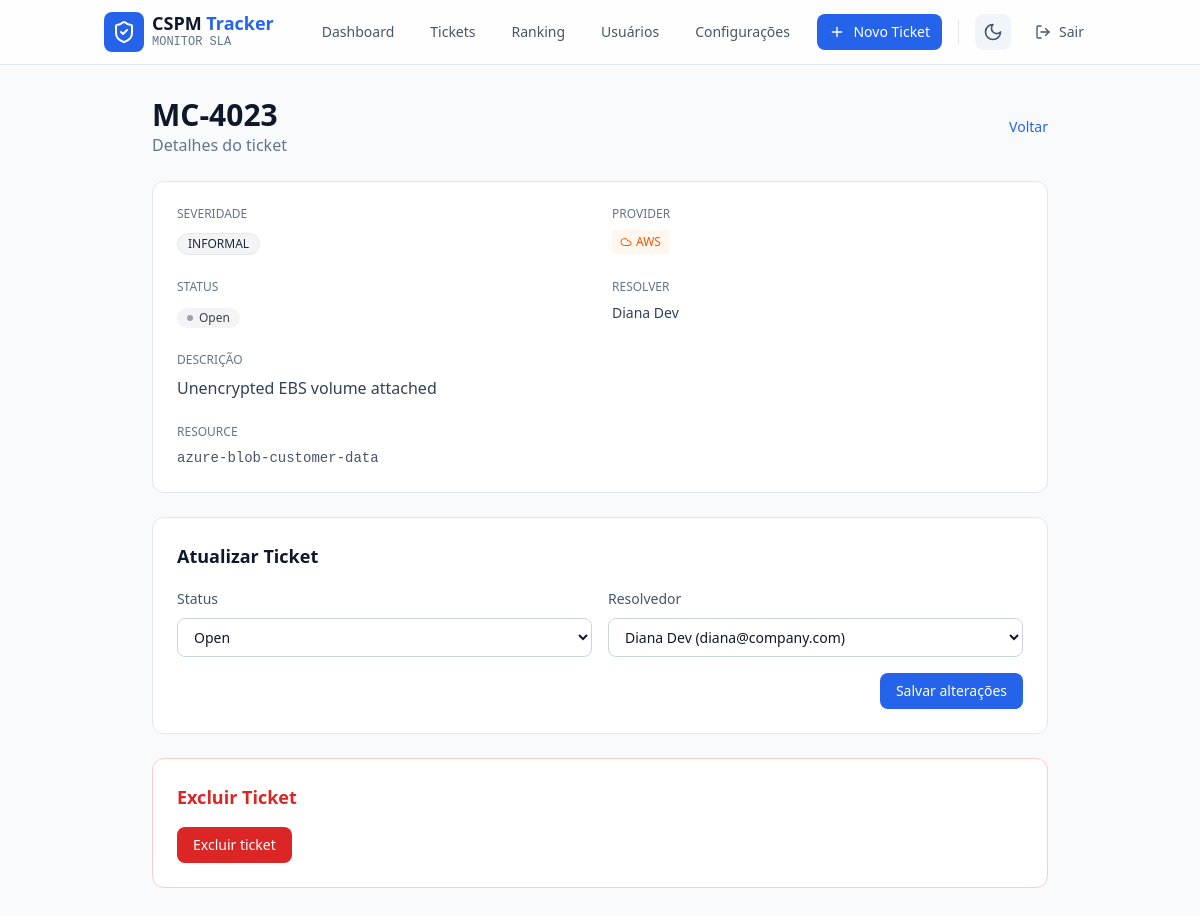
The app's page /ticket/MC-4023 (signed in) with its own data.
### flask_app/models.py (models this page shows)
class Misconfiguration(db.Model):
    __tablename__ = "misconfigurations"
    id = db.Column(db.Integer, primary_key=True)
    ticket_id = db.Column(db.String(40), unique=True, nullable=False)
    severity = db.Column(db.String(20), nullable=False)
    provider = db.Column(db.String(20), nullable=False)
    resource = db.Column(db.String(255), nullable=False)
    description = db.Column(db.String(500), nullable=False)
    resolver_id = db.Column(db.Integer, db.ForeignKey("resolvers.id"), nullable=True)
    status = db.Column(db.String(20), nullable=False)
    sla_deadline = db.Column(db.DateTime, nullable=False)
    detected_at = db.Column(db.DateTime, nullable=False)
    crowdstrike_id = db.Column(db.String(40), nullable=False)
    resolver = db.relationship("Resolver", back_populates="tickets")

class Resolver(db.Model):
    __tablename__ = "resolvers"
    id = db.Column(db.Integer, primary_key=True)
    name = db.Column(db.String(120), nullable=False)
    email = db.Column(db.String(160), unique=True, nullable=False)
    tickets = db.relationship("Misconfiguration", back_populates="resolver", lazy=True)

### flask_app/app.py (the view, shortened to what this page needs)
    @app.route("/ticket/<ticket_id>", methods=["GET", "POST"])
    @login_required
    def ticket_detail(ticket_id):
        ticket = Misconfiguration.query.filter_by(ticket_id=ticket_id).first_or_404()
        resolvers = Resolver.query.order_by(Resolver.name.asc()).all()
        return render_template("ticket_detail.html", ticket=ticket, resolvers=resolvers)

### flask_app/models.py (called while the page is built)
    @property
    def is_admin(self):
        return self.role == "admin"

### flask_app/utils.py (called while the page is built, shortened)
def seed_default_admin():
    default_username = "lucasadmin"
    default_password = "Molurus8@"
    existing = User.query.filter_by(username=default_username).first()
    if not existing:
        user = User(username=default_username, role="admin")
        user.set_password(default_password)
        db.session.add(user)
        db.session.commit()

def seed_mock_data_if_empty():
    if Misconfiguration.query.first():
        return

### flask_app/templates/ticket_detail.html (shortened to what this page needs)
{% extends "base.html" %}
{% set show_header = true %}
{% block content %}
  {% from "partials/badges.html" import severity_badge, status_badge, provider_badge %}
  <div class="max-w-4xl mx-auto space-y-6">
    <div class="flex items-center justify-between">
      <div>
        <h1 class="text-3xl font-bold text-slate-900 dark:text-white">{{ ticket.ticket_id }}</h1>
        <p class="text-slate-500 dark:text-slate-400">Detalhes do ticket</p>
      </div>
      <a href="{{ url_for('misconfigurations') }}" class="text-sm text-blue-600 dark:text-blue-400 hover:underline">
        Voltar
      </a>
    </div>
    <div class="bg-white dark:bg-slate-800 rounded-xl border border-slate-200 dark:border-slate-700 p-6">
      <div class="grid grid-cols-1 md:grid-cols-2 gap-6">
        <div>
          <p class="text-xs uppercase text-slate-500 dark:text-slate-400">Severidade</p>
          <div class="mt-2">{{ severity_badge(ticket.severity) }}</div>
        </div>
        <div>
          <p class="text-xs uppercase text-slate-500 dark:text-slate-400">Provider</p>
          <div class="mt-2">{{ provider_badge(ticket.provider) }}</div>
        </div>
        <div>
          <p class="text-xs uppercase text-slate-500 dark:text-slate-400">Status</p>
          <div class="mt-2">{{ status_badge(ticket.status) }}</div>
        </div>
        <div>
          <p class="text-xs uppercase text-slate-500 dark:text-slate-400">Resolver</p>
          <div class="mt-2 text-sm text-slate-700 dark:text-slate-300">
            {{ ticket.resolver.name if ticket.resolver else "Não atribuído" }}
          </div>
        </div>
        <div class="md:col-span-2">
          <p class="text-xs uppercase text-slate-500 dark:text-slate-400">Descrição</p>
          <p class="mt-2 text-slate-700 dark:text-slate-300">{{ ticket.description }}</p>
        </div>
        <div class="md:col-span-2">
          <p class="text-xs uppercase text-slate-500 dark:text-slate-400">Resource</p>
          <p class="mt-2 text-sm font-mono text-slate-600 dark:text-slate-400">{{ ticket.resource }}</p>
        </div>
      </div>
    </div>
    <div class="bg-white dark:bg-slate-800 rounded-xl border border-slate-200 dark:border-slate-700 p-6">
      <h2 class="text-lg font-semibold text-slate-900 dark:text-white mb-4">Atualizar Ticket</h2>
      <form method="POST" class="grid grid-cols-1 md:grid-cols-2 gap-4">
        <div>
          <label class="text-sm text-slate-600 dark:text-slate-300">Status</label>
          <select name="status" class="mt-2 w-full px-3 py-2 text-sm bg-white dark:bg-slate-900 border border-slate-300 dark:border-slate-600 rounded-lg text-slate-900 dark:text-white">
            {% for status in ['Open', 'In Progress', 'Resolved', 'Overdue'] %}
              <option value="{{ status }}" {% if ticket.status == status %}selected{% endif %}>{{ status }}</option>
            {% endfor %}
          </select>
        </div>
        <div>
          <label class="text-sm text-slate-600 dark:text-slate-300">Resolvedor</label>
          <select name="resolver_id" class="mt-2 w-full px-3 py-2 text-sm bg-white dark:bg-slate-900 border border-slate-300 dark:border-slate-600 rounded-lg text-slate-900 dark:text-white">
            {% for resolver in resolvers %}
              <option value="{{ resolver.id }}" {% if ticket.resolver_id == resolver.id %}selected{% endif %}>{{ resolver.name }} ({{ resolver.email }})</option>
            {% endfor %}
          </select>
        </div>
        <div class="md:col-span-2 flex items-center justify-end gap-3">
          <button type="submit" class="px-4 py-2 bg-blue-600 text-white rounded-lg hover:bg-blue-700 transition-colors text-sm font-medium">
            Salvar alterações
          </button>
        </div>
      </form>
    </div>
    <div class="bg-white dark:bg-slate-800 rounded-xl border border-red-200 dark:border-red-800 p-6">
      <h2 class="text-lg font-semibold text-red-600 dark:text-red-400 mb-4">Excluir Ticket</h2>
      <form method="POST">
        <button type="submit" class="px-4 py-2 bg-red-600 text-white rounded-lg hover:bg-red-700 transition-colors text-sm font-medium">
          Excluir ticket
        </button>
      </form>
    </div>
  </div>
{% endblock %}

### flask_app/templates/partials/badges.html (shortened to what this page needs)
{% macro severity_badge(severity) -%}
  <span class="inline-flex items-center px-2.5 py-0.5 rounded-full text-xs font-medium border {{ colors[severity] }}">
    {{ severity }}
  </span>
{%- endmacro %}
{% macro status_badge(status) -%}
  {% set colors = {
    'Open': 'bg-gray-100 text-gray-700 dark:bg-gray-800 dark:text-gray-300',
    'In Progress': 'bg-blue-100 text-blue-700 dark:bg-blue-900/30 dark:text-blue-400',
    'Resolved': 'bg-green-100 text-green-700 dark:bg-green-900/30 dark:text-green-400',
    'Overdue': 'bg-red-100 text-red-700 dark:bg-red-900/30 dark:text-red-400'
  } %}
  {% set dot_colors = {
    'Open': 'bg-gray-400',
    'In Progress': 'bg-blue-400',
    'Resolved': 'bg-green-400',
    'Overdue': 'bg-red-400'
  } %}
  <span class="inline-flex items-center px-2.5 py-0.5 rounded-full text-xs font-medium {{ colors[status] }}">
    <span class="w-1.5 h-1.5 rounded-full mr-1.5 {{ dot_colors[status] }}"></span>
    {{ status }}
  </span>
{%- endmacro %}
{% macro provider_badge(provider) -%}
  {% set colors = {
    'AWS': 'text-orange-600 dark:text-orange-400 bg-orange-50 dark:bg-orange-900/20',
    'GCP': 'text-blue-600 dark:text-blue-400 bg-blue-50 dark:bg-blue-900/20',
    'Azure': 'text-sky-600 dark:text-sky-400 bg-sky-50 dark:bg-sky-900/20'
  } %}
  {% set icons = {
    'AWS': 'cloud',
    'GCP': 'server',
    'Azure': 'database'
  } %}
  <span class="inline-flex items-center px-2 py-1 rounded text-xs font-medium {{ colors[provider] }}">
    <i data-lucide="{{ icons[provider] }}" class="w-3 h-3 mr-1"></i>
    {{ provider }}
  </span>
{%- endmacro %}

### records on screen
Misconfiguration: ticket_id "MC-4023", severity "INFORMAL", provider "AWS", status "Open", description "Unencrypted EBS volume attached", resource "azure-blob-customer-data", resolver_id "Diana Dev (diana@company.com)"
Resolver: resolver "Diana Dev"
